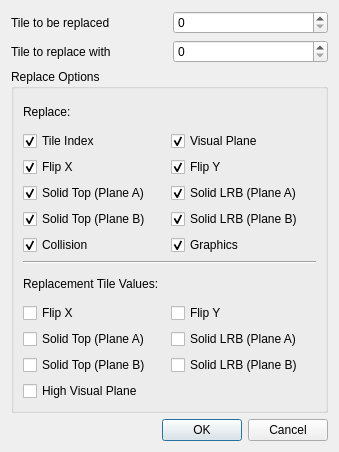
<?xml version="1.0" encoding="UTF-8"?>
<ui version="4.0">
 <class>TileReplaceOptions</class>
 <widget class="QDialog" name="TileReplaceOptions">
  <property name="geometry">
   <rect>
    <x>0</x>
    <y>0</y>
    <width>339</width>
    <height>452</height>
   </rect>
  </property>
  <property name="windowTitle">
   <string>Replace Tile</string>
  </property>
  <layout class="QGridLayout" name="gridLayout">
   <item row="1" column="1">
    <widget class="QSpinBox" name="srcTile">
     <property name="maximum">
      <number>4095</number>
     </property>
    </widget>
   </item>
   <item row="3" column="0" colspan="2">
    <widget class="QDialogButtonBox" name="buttonBox">
     <property name="orientation">
      <enum>Qt::Horizontal</enum>
     </property>
     <property name="standardButtons">
      <set>QDialogButtonBox::Cancel|QDialogButtonBox::Ok</set>
     </property>
    </widget>
   </item>
   <item row="0" column="1">
    <widget class="QSpinBox" name="dstTile">
     <property name="maximum">
      <number>4095</number>
     </property>
    </widget>
   </item>
   <item row="0" column="0">
    <widget class="QLabel" name="label">
     <property name="text">
      <string>Tile to be replaced</string>
     </property>
    </widget>
   </item>
   <item row="1" column="0">
    <widget class="QLabel" name="label_2">
     <property name="text">
      <string>Tile to replace with</string>
     </property>
    </widget>
   </item>
   <item row="2" column="0" colspan="2">
    <widget class="QGroupBox" name="groupBox">
     <property name="title">
      <string>Replace Options</string>
     </property>
     <layout class="QGridLayout" name="gridLayout_2">
      <item row="9" column="0" colspan="4">
       <widget class="Line" name="line">
        <property name="orientation">
         <enum>Qt::Horizontal</enum>
        </property>
       </widget>
      </item>
      <item row="4" column="0" colspan="2">
       <widget class="QCheckBox" name="replaceSolidTopB">
        <property name="text">
         <string>Solid Top (Plane A)</string>
        </property>
        <property name="checked">
         <bool>true</bool>
        </property>
       </widget>
      </item>
      <item row="2" column="0">
       <widget class="QCheckBox" name="replaceFlipX">
        <property name="text">
         <string>Flip X</string>
        </property>
        <property name="checked">
         <bool>true</bool>
        </property>
       </widget>
      </item>
      <item row="6" column="0">
       <widget class="QCheckBox" name="replaceCollision">
        <property name="text">
         <string>Collision</string>
        </property>
        <property name="checked">
         <bool>true</bool>
        </property>
       </widget>
      </item>
      <item row="4" column="2">
       <widget class="QCheckBox" name="replaceSolidLRBA">
        <property name="text">
         <string>Solid LRB (Plane A)</string>
        </property>
        <property name="checked">
         <bool>true</bool>
        </property>
       </widget>
      </item>
      <item row="2" column="2">
       <widget class="QCheckBox" name="replaceFlipY">
        <property name="text">
         <string>Flip Y</string>
        </property>
        <property name="checked">
         <bool>true</bool>
        </property>
       </widget>
      </item>
      <item row="11" column="0">
       <widget class="QCheckBox" name="hasFlipX">
        <property name="text">
         <string>Flip X</string>
        </property>
       </widget>
      </item>
      <item row="5" column="0" colspan="2">
       <widget class="QCheckBox" name="replaceSolidTopA">
        <property name="text">
         <string>Solid Top (Plane B)</string>
        </property>
        <property name="checked">
         <bool>true</bool>
        </property>
       </widget>
      </item>
      <item row="6" column="2">
       <widget class="QCheckBox" name="replaceGraphics">
        <property name="text">
         <string>Graphics</string>
        </property>
        <property name="checked">
         <bool>true</bool>
        </property>
       </widget>
      </item>
      <item row="11" column="2">
       <widget class="QCheckBox" name="hasFlipY">
        <property name="text">
         <string>Flip Y</string>
        </property>
       </widget>
      </item>
      <item row="5" column="2">
       <widget class="QCheckBox" name="replaceSolidLRBB">
        <property name="text">
         <string>Solid LRB (Plane B)</string>
        </property>
        <property name="checked">
         <bool>true</bool>
        </property>
       </widget>
      </item>
      <item row="0" column="0">
       <widget class="QLabel" name="label_3">
        <property name="text">
         <string>Replace:</string>
        </property>
       </widget>
      </item>
      <item row="10" column="0" colspan="2">
       <widget class="QLabel" name="label_4">
        <property name="text">
         <string>Replacement Tile Values:</string>
        </property>
       </widget>
      </item>
      <item row="1" column="0">
       <widget class="QCheckBox" name="replaceTileIndex">
        <property name="text">
         <string>Tile Index</string>
        </property>
        <property name="checked">
         <bool>true</bool>
        </property>
       </widget>
      </item>
      <item row="1" column="2" colspan="2">
       <widget class="QCheckBox" name="replaceVisualPlane">
        <property name="text">
         <string>Visual Plane</string>
        </property>
        <property name="checked">
         <bool>true</bool>
        </property>
       </widget>
      </item>
      <item row="13" column="0">
       <widget class="QCheckBox" name="hasSolidATop">
        <property name="text">
         <string>Solid Top (Plane A)</string>
        </property>
       </widget>
      </item>
      <item row="14" column="0">
       <widget class="QCheckBox" name="hasSolidBTop">
        <property name="text">
         <string>Solid Top (Plane B)</string>
        </property>
       </widget>
      </item>
      <item row="13" column="2">
       <widget class="QCheckBox" name="hasSolidALRB">
        <property name="text">
         <string>Solid LRB (Plane A)</string>
        </property>
       </widget>
      </item>
      <item row="14" column="2">
       <widget class="QCheckBox" name="hasSolidBLRB">
        <property name="text">
         <string>Solid LRB (Plane B)</string>
        </property>
       </widget>
      </item>
      <item row="15" column="0">
       <widget class="QCheckBox" name="hasVisualPlane">
        <property name="text">
         <string>High Visual Plane</string>
        </property>
       </widget>
      </item>
     </layout>
    </widget>
   </item>
  </layout>
 </widget>
 <tabstops>
  <tabstop>dstTile</tabstop>
  <tabstop>srcTile</tabstop>
  <tabstop>replaceTileIndex</tabstop>
  <tabstop>replaceVisualPlane</tabstop>
  <tabstop>replaceFlipX</tabstop>
  <tabstop>replaceFlipY</tabstop>
  <tabstop>replaceSolidTopB</tabstop>
  <tabstop>replaceSolidLRBA</tabstop>
  <tabstop>replaceSolidTopA</tabstop>
  <tabstop>replaceSolidLRBB</tabstop>
  <tabstop>replaceCollision</tabstop>
  <tabstop>replaceGraphics</tabstop>
  <tabstop>hasFlipX</tabstop>
  <tabstop>hasFlipY</tabstop>
  <tabstop>hasSolidATop</tabstop>
  <tabstop>hasSolidALRB</tabstop>
  <tabstop>hasSolidBTop</tabstop>
  <tabstop>hasSolidBLRB</tabstop>
  <tabstop>hasVisualPlane</tabstop>
 </tabstops>
 <resources/>
 <connections/>
</ui>
